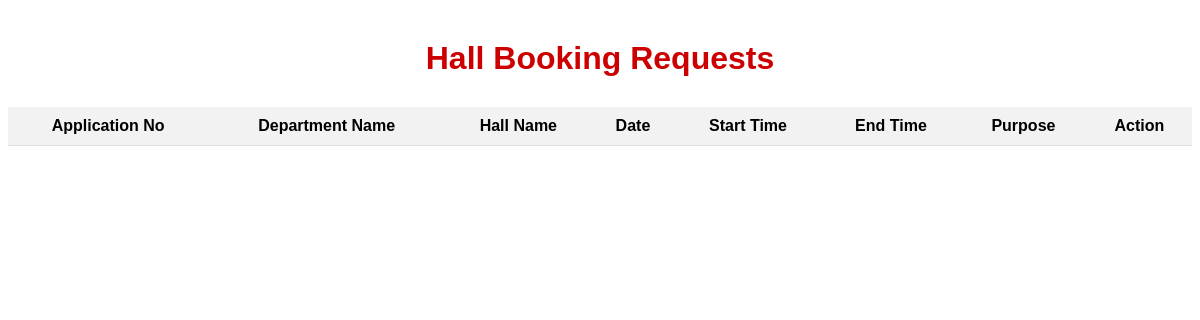
/User/Status.php, run on an earlier commit of the app's database.
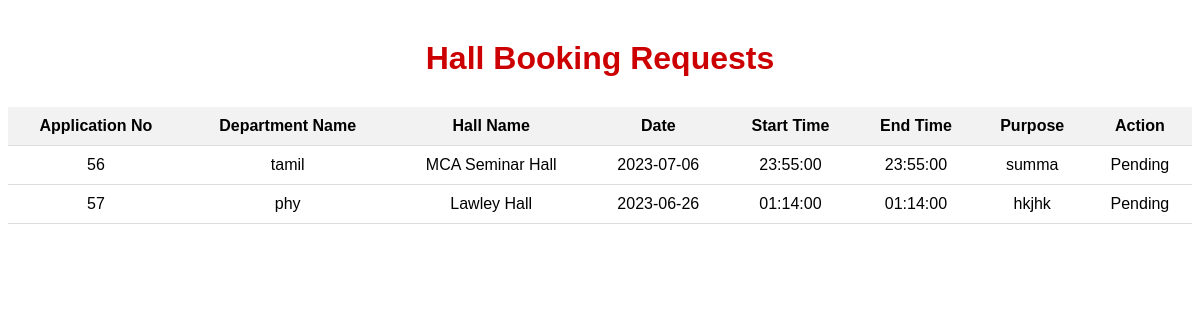
And on a later commit of the database.
### tables this page shows
CREATE TABLE `booking_form` (
  `Application_no` int(11) NOT NULL,
  `Department_Name` text NOT NULL,
  `Hall_Name` text NOT NULL,
  `Date` date NOT NULL,
  `Start_Time` time NOT NULL,
  `End_Time` time NOT NULL,
  `purpose` varchar(100) NOT NULL,
  `status` int(10) NOT NULL DEFAULT 3
);

### User/Status.php (the view, shortened to what this page needs)
<?php
include("..\database\connection.php");
$query = "SELECT * FROM booking_form where status=3";
$result = mysqli_query($conn, $query);
?>
<!DOCTYPE html>
<html>
<head>
</head>
<body>
  <h1>Hall Booking Requests</h1>
  <table>
    <tr>
      <th>Application No</th>
      <th>Department Name</th>
      <th>Hall Name</th>
      <th>Date</th>
      <th>Start Time</th>
      <th>End Time</th>
      <th>Purpose</th>
      <th>Action</th>
    </tr>
    <?php
    while ($row = mysqli_fetch_assoc($result)) {
    ?>
      <tr>
        <td><?php echo $row['Application_no']; ?></td>
        <td><?php echo $row['Department_Name']; ?></td>
        <td><?php echo $row['Hall_Name']; ?></td>
        <td><?php echo $row['Date']; ?></td>
        <td><?php echo $row['Start_Time']; ?></td>
        <td><?php echo $row['End_Time']; ?></td>
        <td><?php echo $row['purpose']; ?></td>
        <td><?php if($row['status']=3){
            echo 'Pending';
        }elseif($row['status']=1){
            echo "Approved";
        }else{
            echo "Rejected";
        }?></td>
      </tr>
    <?php
    }
    ?>
  </table>
</body>
</html>

### User/Status.php (style rules this page uses)
body { font-family: Arial, sans-serif; }
h1 { text-align: center; margin-top: 40px; margin-bottom: 30px; color: #cc0000; font-family:'Trebuchet MS', 'Lucida Sans Unicode', 'Lucida Grande', 'Lucida Sans', Arial, sans-serif; }
table { width: 100%; border-collapse: collapse; margin-top: 20px; border-radius: 5px; border-color: black; }
th, td { padding: 10px; border-bottom: 1px solid #ddd; text-align: center; }
th { background-color: #f2f2f2; }

What changed in the data, as far as the page shows it:
added booking_form: Application_no "56", Department_Name "tamil", Hall_Name "MCA Seminar Hall", Date "2023-07-06", Start_Time "23:55:00", End_Time "23:55:00", purpose "summa"
added booking_form: Application_no "57", Department_Name "phy", Hall_Name "Lawley Hall", Date "2023-06-26", Start_Time "01:14:00", End_Time "01:14:00", purpose "hkjhk"
